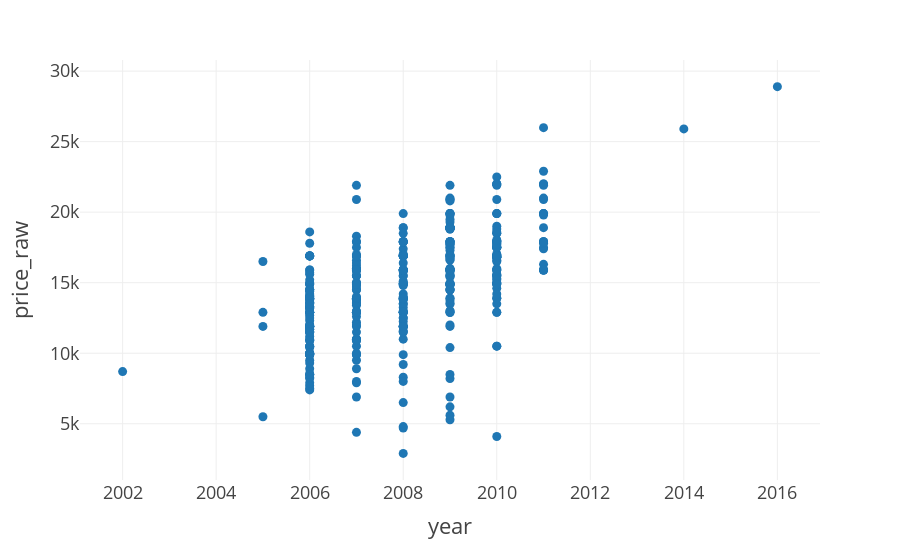

Notebook code cell kept with this figure:
### Markdown cell above
### Plotly express

### Code cell
import plotly
import plotly.express as px


def px_to_file():
    # Use directly Columns as argument. You can use tab completion for this!
    plt_sca_year = px.scatter(df, x=df.year, y=df.price_raw, template="presentation")
    plt_sca_year.show()

    #plotly.offline.plot(fig, "file.html")
    pio.write_html(plt_sca_year, file='./img/plt_sca_year.html', full_html=False, include_plotlyjs='cdn', auto_open=False)
    
%time px_to_file()

### Figure 1 — Plotly figure (JSON) as saved in the notebook; plotly's stock layout.template omitted (floating-point values rounded to 4 significant figures; data arrays with more than 128 entries replaced by an {"elided": "..."} marker saying what was removed)
{"data": [{"hovertemplate": "year=%{x}<br>price_raw=%{y}<extra></extra>", "legendgroup": "", "marker": {"color": "#1F77B4", "symbol": "circle"}, "mode": "markers", "name": "", "showlegend": false, "type": "scatter", "x": {"elided": "423 int values"}, "xaxis": "x", "y": {"elided": "423 float values"}, "yaxis": "y"}], "layout": {"legend": {"tracegroupgap": 0}, "margin": {"t": 60}, "xaxis": {"anchor": "y", "domain": [0, 1], "title": {"text": "year"}}, "yaxis": {"anchor": "x", "domain": [0, 1], "title": {"text": "price_raw"}}}}
